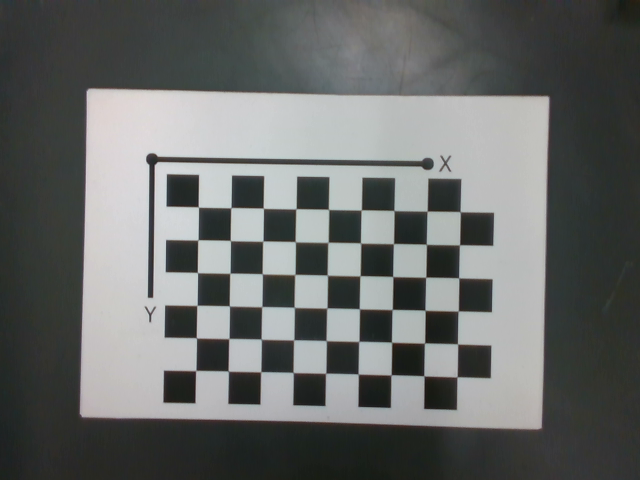
#> input picture MonoDepth/data/robot_cam_rotation/image_rgb_001.png, 640 x 480 px; its folder holds only this picture in this run
$ python depth_from_angle.py
#> lines starting #> are read from the running program, lines starting #| are printed output that depends on the picture; after the words box and inside, x2 and y2 are one past the last pixel; in counts of white or black regions, pixels touching at a corner belong together

"""
Created on Sep 04 16:53:13 2019

Analyze depth from optical flow and sensor angle rotation

-----------------------------
 Ver    Date     Who    Descr
-----------------------------
0102   31.09.24 UD     Robot chess.
0101   21.07.24 UD     Started chess.
-----------------------------
"""


import numpy as np

import logging
import glob
import unittest
from scipy.spatial.transform import Rotation as Rot

import cv2 as cv


#%% Generate image pairs and points
class DataGenerator:
    "class to create images and correspondance points"
    # [125 lines left out: functions __init__, add_noise, init_image, not called in this run]

#%% Estimation
class DepthFromAngle:
    """
    Uses several images to match points and estimate the depth
    """

    def __init__(self):

        self.frame_size     = (640,480)
        self.focal_length   = 3 # mm
        self.pixel_size     = 8e-3 # mm - includes decimation
        self.base_line      = 2 # mm - shift in focus due to rotation

        self.init_pattern()
        self.init_camera_params()

    def init_camera_params(self):
        """

        """
        self.cam_matrix = np.array([[1000,0,self.frame_size[0]/2],[0,1000,self.frame_size[1]/2],[0,0,1]], dtype = np.float32)
        self.cam_distort= np.array([0,0,0,0,0],dtype = np.float32)

        isOk = self.load_params()
        if not isOk:
            self.Print('camera calibration is needed')

    def init_pattern(self, pattern_size = (9,6), square_size = 10.0):
        # chessboard pattern init
        self.pattern_points = np.zeros( (np.prod(pattern_size), 3), np.float32 )
        self.pattern_points[:,:2] = np.indices(pattern_size).T.reshape(-1, 2)
        self.pattern_points *= square_size
        self.pattern_size    = pattern_size
        self.square_size     = square_size

    # [9 lines left out: function save_params, not called in this run]

    def load_params(self):
        # Load
        try:
            read_dictionary = np.load('settings.npy',allow_pickle='TRUE').item()
        except Exception as e:
            print(e)
            self.Print('File not found - run calibration')
            return False

        print(read_dictionary['cam_matrix']) # displays "world"
        print(read_dictionary['cam_distort'])

        self.cam_matrix    = read_dictionary['cam_matrix']
        self.cam_distort   = read_dictionary['cam_distort']
        return True

    def find_corners(self,color_image):
        image           = cv.cvtColor(color_image, cv.COLOR_BGR2GRAY)
        found, corners  = cv.findChessboardCorners(image, tuple(self.pattern_size))
        term = (cv.TERM_CRITERIA_EPS + cv.TERM_CRITERIA_COUNT, 30, 0.1)
        if found:
            cv.cornerSubPix(image, corners, (11, 11), (-1, -1), term)
        return found, corners

    # [12 lines left out: function draw_point_pairs, not called in this run]

    def draw_corners(self, color_image, corners, name = 'Calib Images'):
        # color_image = cv.cvtColor(image, cv.COLOR_GRAY2BGR)
        cv.drawChessboardCorners(color_image, self.pattern_size, corners, True)

        cv.imshow(name,color_image)
        cv.waitKey(1000)

        return color_image

    def convert_rvec_to_euler(self, rvec):
        "euler representation"
        #R           = Rot.from_quat(rvec).as_matrix()
        avec         = Rot.from_rotvec(rvec).as_euler('xyz',degrees=True)
        #avec        = Rot.from_matrix(R).as_euler('zyx',degrees=True)
        return avec

    def get_object_pose(self, object_points, image_points, camera_matrix, dist_coeffs):
        #ret, rvec, tvec = cv.solvePnP(object_points, image_points, camera_matrix, dist_coeffs)
        # similarity to object
        ret, rvec, tvec, inliners = cv.solvePnPRansac(object_points, image_points, camera_matrix, dist_coeffs, flags=cv.SOLVEPNP_EPNP)

        return rvec.flatten(), tvec.flatten()

    # [130 lines left out: functions calibrate_lens, compute_corner_distances, compute_point_distances, compute_undistorted_point_distances, distance_between_images, not called in this run]

    def distance_between_points(self, fpath):
        "split data set on 3 and estimate distance between points "
#> called with fpath = '.\\data\\robot_cam_rotation\\*.png'
        image_list  = glob.glob(fpath)

        img_points, obj_points = [], []
        tvecs = []
        h,w = 0, 0
        count = 0
        for imgName in image_list:
            # protect from non image files
            try:
                img         = cv.imread(imgName)
#> img is the input picture: shape (480, 640, 3); mean B, G, R 104.9, 106.4, 104
            except BaseException as e:
                #print(e)
                self.Print('Skipping file %s' %imgName)
                continue

            if img is None: continue
            h, w            = img.shape[:2]
#> h = 480; w = 640
            found,corners   = self.find_corners(img)
#> in find_corners, `found, corners  = cv.findChessboardCorners(image, tuple(self.pattern_s..`: found = True; corners = 54 rows, first 8: [198.3, 207], [230.9, 207.7], [263.3, 208.1], [296, 208.7], [328.5, 209.4], [361.3, 209.9], [393.9, 210.5], [427.2, 211.1]
#> found = True; corners = 54 rows, first 8: [198.3, 207], [230.8, 207.6], [263.3, 208.2], [296, 208.8], [328.5, 209.4], [361.3, 209.9], [394, 210.5], [427.1, 211.1]
            if not found:
                raise Exception("chessboard calibrate_lens Failed to find corners in img")


            corners_ud = cv.undistortPoints(corners, self.cam_matrix, self.cam_distort)
#> corners_ud = 54 rows, first 8: [-0.122, -0.033], [-0.0892, -0.0324], [-0.0567, -0.0318], [-0.024, -0.0312], [0.00853, -0.0306], [0.0413, -0.0301], [0.074, -0.0295], [0.107, -0.0289]

            img_points.append(corners.reshape(-1, 2))
            obj_points.append(self.pattern_points)

            rvec, tvec = self.get_object_pose(self.pattern_points, corners, self.cam_matrix, self.cam_distort)
#> in get_object_pose, `ret, rvec, tvec, inliners = cv.solvePnPRansac(object_points, image_poi..`: ret = True; rvec = [0.0225, 0.0428, 0.0182]; tvec = [-37.35, -9.97, 306.7]; inliners = 54 values from 0 to 53
#> rvec = [0.0225, 0.0428, 0.0182]; tvec = [-37.35, -9.97, 306.7]
            avec       = self.convert_rvec_to_euler(rvec)
#> in convert_rvec_to_euler, `avec         = Rot.from_rotvec(rvec).as_euler('xyz',degrees=True)`: avec = [1.31, 2.44, 1.07]
#> avec = [1.31, 2.44, 1.07]
            self.Print('%d : T = %s, A = %s' %(count, str(tvec), str(avec)))
            tvecs.append(tvec)

            # show
            self.draw_corners(img, corners,'Img %d' %count)
#> in draw_corners, `cv.drawChessboardCorners(color_image, self.pattern_size, corners, True)`:
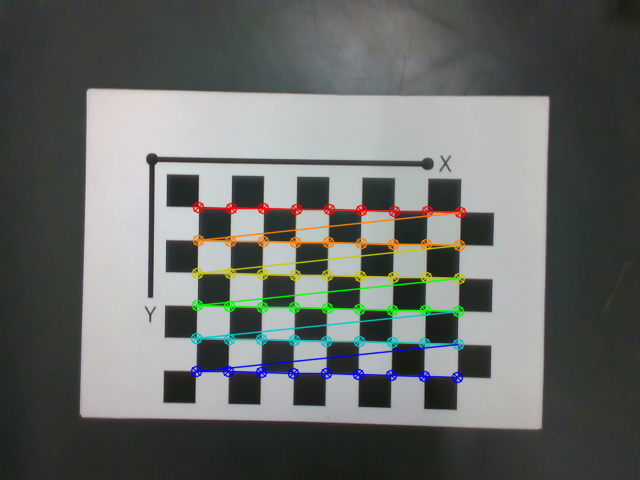
#> color_image: shape (480, 640, 3); 4.14% of pixels changed, all inside (x1, y1, x2, y2) = (190, 201, 467, 384)
            count = (count + 1) % 3

            # estimate distance
            if count == 0:
                tvec            = tvecs[-3]
                corners_left    = img_points[-2]
                corners_right   = img_points[-1]
                z_min,z_mean,z_max  = self.compute_point_distances(corners_left, corners_right)
                #z_min,z_mean,z_max  = self.compute_undistorted_point_distances(corners_left, corners_right)

                self.Print('%d : D = %s, Z = %s' %(count, str(tvec[2]), str([z_min,z_mean,z_max])))

        return True


    def Print(self, txt='',level='I'):

        if level == 'I':
            ptxt = 'I: DFA: %s' % txt
            logging.info(ptxt)
        if level == 'W':
            ptxt = 'W: DFA: %s' % txt
            logging.warning(ptxt)
        if level == 'E':
            ptxt = 'E: DFA: %s' % txt
            logging.error(ptxt)

        print(ptxt)

    # [74 lines left out: functions compute_point_distances_old, compute_using_optical_flow, not called in this run]


# ----------------------
#%% Tests
class TestDepthFromAngle(unittest.TestCase):

    # [14 lines left out: functions test_calibrate_lens, test_distance_between_images, not called in this run]

    def test_distance_between_points(self):
        p       = DepthFromAngle()
        f       = r'.\data\robot_cam_rotation\*.png'
        #p.pixel_size = 1 # points are scaled
        p.pixel_size = 5e-3
        isOk    = p.distance_between_points(f)
        self.assertTrue(isOk)


# --------------------------
if __name__ == '__main__':
    #print(__doc__)

     #unittest.main()
    suite = unittest.TestSuite()

    #suite.addTest(TestDepthFromAngle("test_calibrate_lens"))
    #suite.addTest(TestDepthFromAngle("test_distance_between_images")) # ok
    suite.addTest(TestDepthFromAngle("test_distance_between_points")) # ok


    runner = unittest.TextTestRunner()
    runner.run(suite)

    # [10 lines of commented-out code are left out]


$ run again, on MonoDepth/data/robot_cam_rotation/image_rgb_006.png
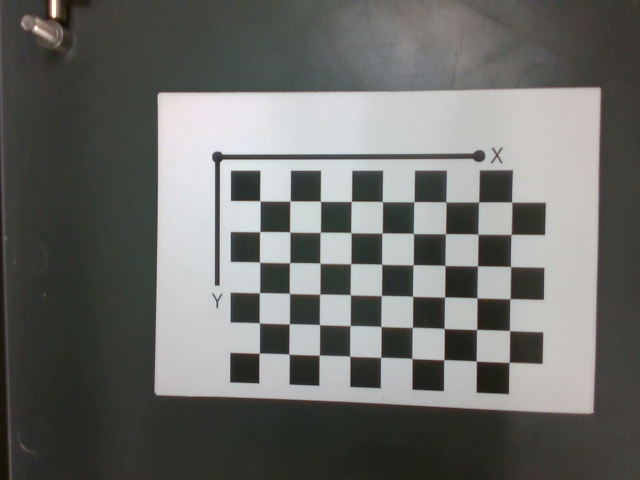
#> input picture MonoDepth/data/robot_cam_rotation/image_rgb_006.png, 640 x 480 px
#> in distance_between_points, img is the input picture: shape (480, 640, 3); mean B, G, R 104.8, 108, 107.3
#> in find_corners, `found, corners  = cv.findChessboardCorners(image, tuple(self.pattern_s..`: found = True; corners = 54 rows, first 8: [259.9, 200.8], [290.1, 201], [320.5, 201.3], [351.4, 201.3], [382.3, 201.5], [414, 201.6], [445.8, 201.7], [478.7, 202]
#> in distance_between_points, `found,corners   = self.find_corners(img)`: found = True; corners = 54 rows, first 8: [259.9, 200.8], [290, 201], [320.5, 201.2], [351.3, 201.4], [382.4, 201.5], [413.9, 201.7], [446, 201.9], [478.6, 201.9]
#> corners_ud = 54 rows, first 8: [-0.0601, -0.0392], [-0.03, -0.039], [0.000466, -0.0388], [0.0313, -0.0386], [0.0624, -0.0385], [0.0939, -0.0383], [0.126, -0.0381], [0.159, -0.0381]
#> in get_object_pose, `ret, rvec, tvec, inliners = cv.solvePnPRansac(object_points, image_poi..`: ret = True; rvec = [0.0528, 0.213, 0.00862]; tvec = [-19.54, -12.91, 323.7]; inliners = 54 values from 0 to 53
#> in distance_between_points, `rvec, tvec = self.get_object_pose(self.pattern_points, corners, self.c..`: rvec = [0.0528, 0.213, 0.00862]; tvec = [-19.54, -12.91, 323.7]
#> in convert_rvec_to_euler, `avec         = Rot.from_rotvec(rvec).as_euler('xyz',degrees=True)`: avec = [3.12, 12.18, 0.829]
#> in draw_corners, `cv.drawChessboardCorners(color_image, self.pattern_size, corners, True)`:
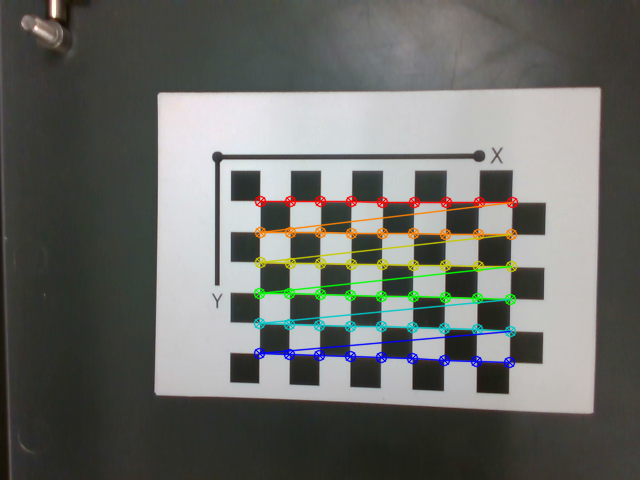
#> color_image: shape (480, 640, 3); 4.01% of pixels changed, all inside (x1, y1, x2, y2) = (253, 195, 519, 369)

$ run again, on MonoDepth/data/robot_cam_rotation/image_rgb_007.png
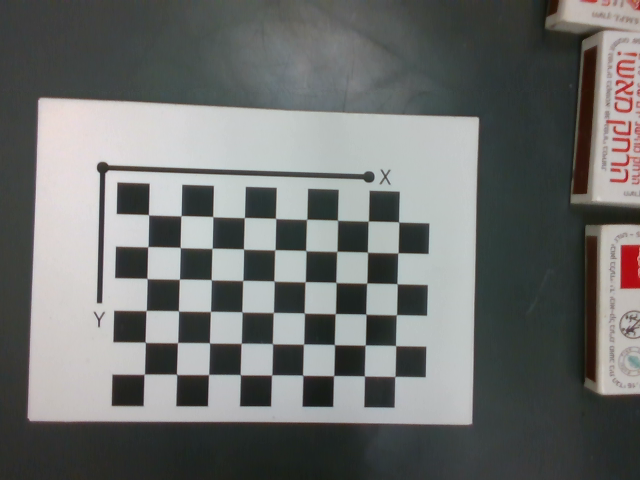
#> input picture MonoDepth/data/robot_cam_rotation/image_rgb_007.png, 640 x 480 px
#> in distance_between_points, img is the input picture: shape (480, 640, 3); mean B, G, R 110.3, 112.1, 110.3
#> in find_corners, `found, corners  = cv.findChessboardCorners(image, tuple(self.pattern_s..`: found = True; corners = 54 rows, first 8: [148.5, 214.7], [180.9, 215.8], [212.6, 216.5], [244.4, 217.5], [275.5, 218.4], [306.6, 219.3], [337.5, 220.2], [368.3, 221.1]
#> in distance_between_points, `found,corners   = self.find_corners(img)`: found = True; corners = 54 rows, first 8: [148.6, 214.7], [180.9, 215.7], [212.7, 216.6], [244.3, 217.6], [275.6, 218.4], [306.6, 219.3], [337.6, 220.2], [368.3, 221.1]
#> corners_ud = 54 rows, first 8: [-0.171, -0.0253], [-0.139, -0.0243], [-0.107, -0.0234], [-0.0757, -0.0224], [-0.0444, -0.0216], [-0.0134, -0.0207], [0.0176, -0.0198], [0.0483, -0.0189]
#> in get_object_pose, `ret, rvec, tvec, inliners = cv.solvePnPRansac(object_points, image_poi..`: ret = True; rvec = [-0.00316, -0.128, 0.0259]; tvec = [-53.81, -7.91, 314.2]; inliners = 54 values from 0 to 53
#> in distance_between_points, `rvec, tvec = self.get_object_pose(self.pattern_points, corners, self.c..`: rvec = [-0.00316, -0.128, 0.0259]; tvec = [-53.81, -7.91, 314.2]
#> in convert_rvec_to_euler, `avec         = Rot.from_rotvec(rvec).as_euler('xyz',degrees=True)`: avec = [-0.278, -7.32, 1.51]
#> in draw_corners, `cv.drawChessboardCorners(color_image, self.pattern_size, corners, True)`:
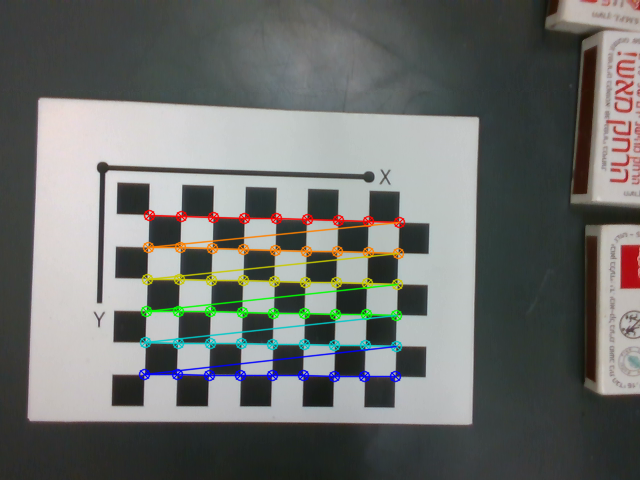
#> color_image: shape (480, 640, 3); 4.01% of pixels changed, all inside (x1, y1, x2, y2) = (138, 209, 406, 383)

$ run again, on MonoDepth/data/robot_cam_rotation/image_rgb_008.png
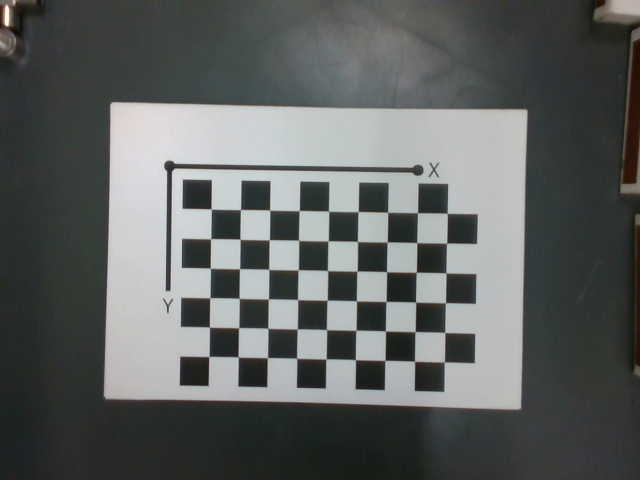
#> input picture MonoDepth/data/robot_cam_rotation/image_rgb_008.png, 640 x 480 px
#> in distance_between_points, img is the input picture: shape (480, 640, 3); mean B, G, R 97, 98.1, 94.9
#> in find_corners, `found, corners  = cv.findChessboardCorners(image, tuple(self.pattern_s..`: found = True; corners = 54 rows, first 8: [211, 209], [240.5, 209.5], [269.6, 210], [299.3, 210.5], [328.5, 211], [358.1, 211.6], [387.6, 212.2], [417.6, 212.7]
#> in distance_between_points, `found,corners   = self.find_corners(img)`: found = True; corners = 54 rows, first 8: [211.1, 209], [240.4, 209.6], [269.7, 210.1], [299.2, 210.6], [328.6, 211.1], [358.1, 211.6], [387.7, 212.2], [417.5, 212.7]
#> corners_ud = 54 rows, first 8: [-0.109, -0.031], [-0.0796, -0.0304], [-0.0503, -0.0299], [-0.0208, -0.0294], [0.00859, -0.0289], [0.0381, -0.0284], [0.0677, -0.0278], [0.0975, -0.0273]
#> in get_object_pose, `ret, rvec, tvec, inliners = cv.solvePnPRansac(object_points, image_poi..`: ret = True; rvec = [0.0298, 0.0414, 0.0181]; tvec = [-37.05, -10.38, 339.7]; inliners = 54 values from 0 to 53
#> in distance_between_points, `rvec, tvec = self.get_object_pose(self.pattern_points, corners, self.c..`: rvec = [0.0298, 0.0414, 0.0181]; tvec = [-37.05, -10.38, 339.7]
#> in convert_rvec_to_euler, `avec         = Rot.from_rotvec(rvec).as_euler('xyz',degrees=True)`: avec = [1.73, 2.36, 1.07]
#> in draw_corners, `cv.drawChessboardCorners(color_image, self.pattern_size, corners, True)`:
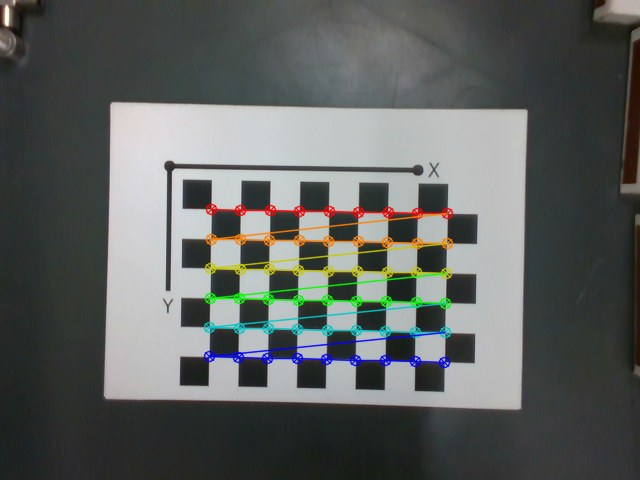
#> color_image: shape (480, 640, 3); 3.84% of pixels changed, all inside (x1, y1, x2, y2) = (203, 203, 454, 369)
